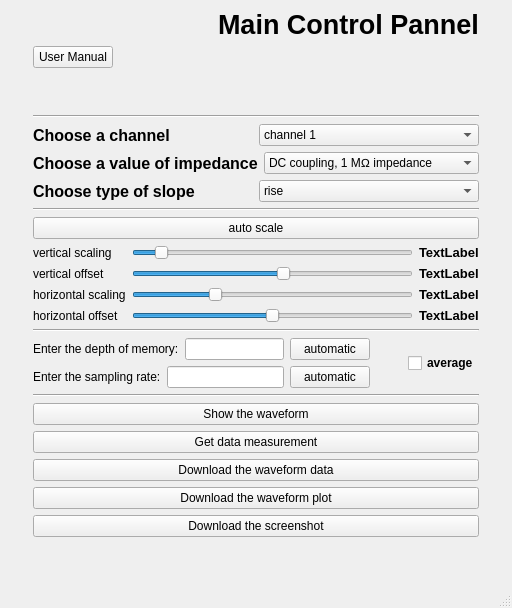
<?xml version="1.0" encoding="UTF-8"?>
<ui version="4.0">
 <class>MainWindow</class>
 <widget class="QMainWindow" name="MainWindow">
  <property name="geometry">
   <rect>
    <x>0</x>
    <y>0</y>
    <width>512</width>
    <height>608</height>
   </rect>
  </property>
  <property name="windowTitle">
   <string>Main Control Pannel</string>
  </property>
  <widget class="QWidget" name="centralwidget">
   <layout class="QGridLayout" name="gridLayout_2">
    <item row="3" column="1" colspan="3">
     <widget class="Line" name="line">
      <property name="orientation">
       <enum>Qt::Horizontal</enum>
      </property>
     </widget>
    </item>
    <item row="2" column="3">
     <spacer name="verticalSpacer_2">
      <property name="orientation">
       <enum>Qt::Vertical</enum>
      </property>
      <property name="sizeHint" stdset="0">
       <size>
        <width>20</width>
        <height>40</height>
       </size>
      </property>
     </spacer>
    </item>
    <item row="5" column="1" colspan="3">
     <widget class="Line" name="line_2">
      <property name="orientation">
       <enum>Qt::Horizontal</enum>
      </property>
     </widget>
    </item>
    <item row="9" column="1" colspan="3">
     <widget class="Line" name="line_4">
      <property name="orientation">
       <enum>Qt::Horizontal</enum>
      </property>
     </widget>
    </item>
    <item row="0" column="1">
     <widget class="QLabel" name="label_10">
      <property name="text">
       <string/>
      </property>
      <property name="pixmap">
       <pixmap>../../../Downloads/ST_logo_2020_blue_V_no_padding.svg</pixmap>
      </property>
      <property name="scaledContents">
       <bool>true</bool>
      </property>
     </widget>
    </item>
    <item row="11" column="1">
     <spacer name="verticalSpacer_3">
      <property name="orientation">
       <enum>Qt::Vertical</enum>
      </property>
      <property name="sizeHint" stdset="0">
       <size>
        <width>20</width>
        <height>40</height>
       </size>
      </property>
     </spacer>
    </item>
    <item row="7" column="1" colspan="3">
     <widget class="Line" name="line_3">
      <property name="orientation">
       <enum>Qt::Horizontal</enum>
      </property>
     </widget>
    </item>
    <item row="2" column="1">
     <spacer name="verticalSpacer">
      <property name="orientation">
       <enum>Qt::Vertical</enum>
      </property>
      <property name="sizeHint" stdset="0">
       <size>
        <width>20</width>
        <height>40</height>
       </size>
      </property>
     </spacer>
    </item>
    <item row="0" column="2">
     <spacer name="horizontalSpacer_2">
      <property name="orientation">
       <enum>Qt::Horizontal</enum>
      </property>
      <property name="sizeHint" stdset="0">
       <size>
        <width>40</width>
        <height>20</height>
       </size>
      </property>
     </spacer>
    </item>
    <item row="10" column="1" colspan="3">
     <layout class="QVBoxLayout" name="verticalLayout_4">
      <item>
       <widget class="QPushButton" name="show_waveform_btn">
        <property name="text">
         <string>Show the waveform</string>
        </property>
       </widget>
      </item>
      <item>
       <widget class="QPushButton" name="measure_btn">
        <property name="text">
         <string>Get data measurement</string>
        </property>
       </widget>
      </item>
      <item>
       <widget class="QPushButton" name="waveform_data_download_btn">
        <property name="text">
         <string>Download the waveform data</string>
        </property>
       </widget>
      </item>
      <item>
       <widget class="QPushButton" name="waveform_plot_download_btn">
        <property name="text">
         <string>Download the waveform plot</string>
        </property>
       </widget>
      </item>
      <item>
       <widget class="QPushButton" name="screenshot_download_btn">
        <property name="text">
         <string>Download the screenshot</string>
        </property>
       </widget>
      </item>
     </layout>
    </item>
    <item row="0" column="0">
     <spacer name="horizontalSpacer_4">
      <property name="orientation">
       <enum>Qt::Horizontal</enum>
      </property>
      <property name="sizeHint" stdset="0">
       <size>
        <width>40</width>
        <height>20</height>
       </size>
      </property>
     </spacer>
    </item>
    <item row="6" column="1" colspan="3">
     <layout class="QVBoxLayout" name="verticalLayout_3">
      <item>
       <widget class="QPushButton" name="autoscale">
        <property name="text">
         <string>auto scale</string>
        </property>
       </widget>
      </item>
      <item>
       <layout class="QGridLayout" name="gridLayout">
        <item row="0" column="0">
         <widget class="QLabel" name="label_2">
          <property name="text">
           <string>vertical scaling</string>
          </property>
         </widget>
        </item>
        <item row="0" column="1">
         <widget class="QSlider" name="slider1">
          <property name="minimum">
           <number>100</number>
          </property>
          <property name="maximum">
           <number>1300</number>
          </property>
          <property name="singleStep">
           <number>10</number>
          </property>
          <property name="sliderPosition">
           <number>200</number>
          </property>
          <property name="orientation">
           <enum>Qt::Horizontal</enum>
          </property>
         </widget>
        </item>
        <item row="0" column="2">
         <widget class="QLabel" name="indicator1">
          <property name="font">
           <font>
            <pointsize>10</pointsize>
            <weight>75</weight>
            <bold>true</bold>
           </font>
          </property>
          <property name="text">
           <string>TextLabel</string>
          </property>
         </widget>
        </item>
        <item row="1" column="0">
         <widget class="QLabel" name="label_7">
          <property name="text">
           <string>vertical offset</string>
          </property>
         </widget>
        </item>
        <item row="1" column="1">
         <widget class="QSlider" name="slider2">
          <property name="maximum">
           <number>1000</number>
          </property>
          <property name="singleStep">
           <number>5</number>
          </property>
          <property name="sliderPosition">
           <number>540</number>
          </property>
          <property name="orientation">
           <enum>Qt::Horizontal</enum>
          </property>
         </widget>
        </item>
        <item row="1" column="2">
         <widget class="QLabel" name="indicator2">
          <property name="font">
           <font>
            <pointsize>10</pointsize>
            <weight>75</weight>
            <bold>true</bold>
           </font>
          </property>
          <property name="text">
           <string>TextLabel</string>
          </property>
         </widget>
        </item>
        <item row="2" column="0">
         <widget class="QLabel" name="label_8">
          <property name="text">
           <string>horizontal scaling</string>
          </property>
         </widget>
        </item>
        <item row="2" column="2">
         <widget class="QLabel" name="indicator3">
          <property name="font">
           <font>
            <pointsize>10</pointsize>
            <weight>75</weight>
            <bold>true</bold>
           </font>
          </property>
          <property name="text">
           <string>TextLabel</string>
          </property>
         </widget>
        </item>
        <item row="3" column="0">
         <widget class="QLabel" name="label_9">
          <property name="text">
           <string>horizontal offset</string>
          </property>
         </widget>
        </item>
        <item row="3" column="1">
         <widget class="QSlider" name="slider4">
          <property name="minimum">
           <number>-100</number>
          </property>
          <property name="maximum">
           <number>100</number>
          </property>
          <property name="singleStep">
           <number>5</number>
          </property>
          <property name="value">
           <number>0</number>
          </property>
          <property name="orientation">
           <enum>Qt::Horizontal</enum>
          </property>
         </widget>
        </item>
        <item row="3" column="2">
         <widget class="QLabel" name="indicator4">
          <property name="font">
           <font>
            <pointsize>10</pointsize>
            <weight>75</weight>
            <bold>true</bold>
           </font>
          </property>
          <property name="text">
           <string>TextLabel</string>
          </property>
         </widget>
        </item>
        <item row="2" column="1">
         <widget class="QSlider" name="slider3">
          <property name="minimum">
           <number>100</number>
          </property>
          <property name="maximum">
           <number>1500</number>
          </property>
          <property name="singleStep">
           <number>10</number>
          </property>
          <property name="sliderPosition">
           <number>500</number>
          </property>
          <property name="orientation">
           <enum>Qt::Horizontal</enum>
          </property>
         </widget>
        </item>
       </layout>
      </item>
     </layout>
    </item>
    <item row="0" column="3">
     <widget class="QLabel" name="label">
      <property name="font">
       <font>
        <pointsize>20</pointsize>
        <weight>75</weight>
        <bold>true</bold>
       </font>
      </property>
      <property name="text">
       <string>Main Control Pannel</string>
      </property>
     </widget>
    </item>
    <item row="1" column="1">
     <widget class="QPushButton" name="user">
      <property name="text">
       <string>User Manual</string>
      </property>
     </widget>
    </item>
    <item row="8" column="1" colspan="3">
     <layout class="QHBoxLayout" name="horizontalLayout_4">
      <item>
       <layout class="QVBoxLayout" name="verticalLayout_2">
        <item>
         <layout class="QHBoxLayout" name="horizontalLayout">
          <item>
           <widget class="QLabel" name="label_11">
            <property name="text">
             <string>Enter the depth of memory:</string>
            </property>
           </widget>
          </item>
          <item>
           <widget class="QLineEdit" name="memory_depth"/>
          </item>
          <item>
           <widget class="QPushButton" name="points_auto">
            <property name="text">
             <string>automatic</string>
            </property>
           </widget>
          </item>
         </layout>
        </item>
        <item>
         <layout class="QHBoxLayout" name="horizontalLayout_2">
          <item>
           <widget class="QLabel" name="label_12">
            <property name="text">
             <string>Enter the sampling rate:</string>
            </property>
           </widget>
          </item>
          <item>
           <widget class="QLineEdit" name="sample_rate_set"/>
          </item>
          <item>
           <widget class="QPushButton" name="sample_auto">
            <property name="text">
             <string>automatic</string>
            </property>
           </widget>
          </item>
         </layout>
        </item>
       </layout>
      </item>
      <item>
       <spacer name="horizontalSpacer">
        <property name="orientation">
         <enum>Qt::Horizontal</enum>
        </property>
        <property name="sizeHint" stdset="0">
         <size>
          <width>40</width>
          <height>20</height>
         </size>
        </property>
       </spacer>
      </item>
      <item>
       <widget class="QCheckBox" name="avg_box">
        <property name="font">
         <font>
          <weight>75</weight>
          <bold>true</bold>
         </font>
        </property>
        <property name="autoFillBackground">
         <bool>false</bool>
        </property>
        <property name="text">
         <string>average</string>
        </property>
       </widget>
      </item>
     </layout>
    </item>
    <item row="4" column="1" colspan="3">
     <layout class="QVBoxLayout" name="verticalLayout">
      <item>
       <layout class="QHBoxLayout" name="horizontalLayout_3">
        <item>
         <widget class="QLabel" name="label_3">
          <property name="font">
           <font>
            <pointsize>12</pointsize>
            <weight>75</weight>
            <bold>true</bold>
           </font>
          </property>
          <property name="text">
           <string>Choose a channel</string>
          </property>
         </widget>
        </item>
        <item>
         <widget class="QComboBox" name="optionmenu_channel">
          <item>
           <property name="text">
            <string>channel 1</string>
           </property>
          </item>
          <item>
           <property name="text">
            <string>channel 2</string>
           </property>
          </item>
          <item>
           <property name="text">
            <string>channel 3</string>
           </property>
          </item>
          <item>
           <property name="text">
            <string>channel 4</string>
           </property>
          </item>
         </widget>
        </item>
       </layout>
      </item>
      <item>
       <layout class="QHBoxLayout" name="horizontalLayout_5">
        <item>
         <widget class="QLabel" name="label_4">
          <property name="font">
           <font>
            <pointsize>12</pointsize>
            <weight>75</weight>
            <bold>true</bold>
           </font>
          </property>
          <property name="text">
           <string>Choose a value of impedance</string>
          </property>
         </widget>
        </item>
        <item>
         <widget class="QComboBox" name="optionmenu_impedance">
          <item>
           <property name="text">
            <string>DC coupling, 1 MΩ impedance</string>
           </property>
          </item>
          <item>
           <property name="text">
            <string>DC coupling, 50Ω impedance</string>
           </property>
          </item>
          <item>
           <property name="text">
            <string>AC coupling, 1 MΩ impedance</string>
           </property>
          </item>
          <item>
           <property name="text">
            <string>AC 1 MΩ input impedance</string>
           </property>
          </item>
         </widget>
        </item>
       </layout>
      </item>
      <item>
       <layout class="QHBoxLayout" name="horizontalLayout_6">
        <item>
         <widget class="QLabel" name="label_6">
          <property name="font">
           <font>
            <pointsize>12</pointsize>
            <weight>75</weight>
            <bold>true</bold>
           </font>
          </property>
          <property name="text">
           <string>Choose type of slope</string>
          </property>
         </widget>
        </item>
        <item>
         <widget class="QComboBox" name="optionmenu_slope">
          <item>
           <property name="text">
            <string>rise</string>
           </property>
          </item>
          <item>
           <property name="text">
            <string>fall</string>
           </property>
          </item>
          <item>
           <property name="text">
            <string>either</string>
           </property>
          </item>
         </widget>
        </item>
       </layout>
      </item>
     </layout>
    </item>
    <item row="0" column="4">
     <spacer name="horizontalSpacer_3">
      <property name="orientation">
       <enum>Qt::Horizontal</enum>
      </property>
      <property name="sizeHint" stdset="0">
       <size>
        <width>40</width>
        <height>20</height>
       </size>
      </property>
     </spacer>
    </item>
   </layout>
  </widget>
  <widget class="QStatusBar" name="statusbar"/>
 </widget>
 <resources/>
 <connections/>
</ui>
